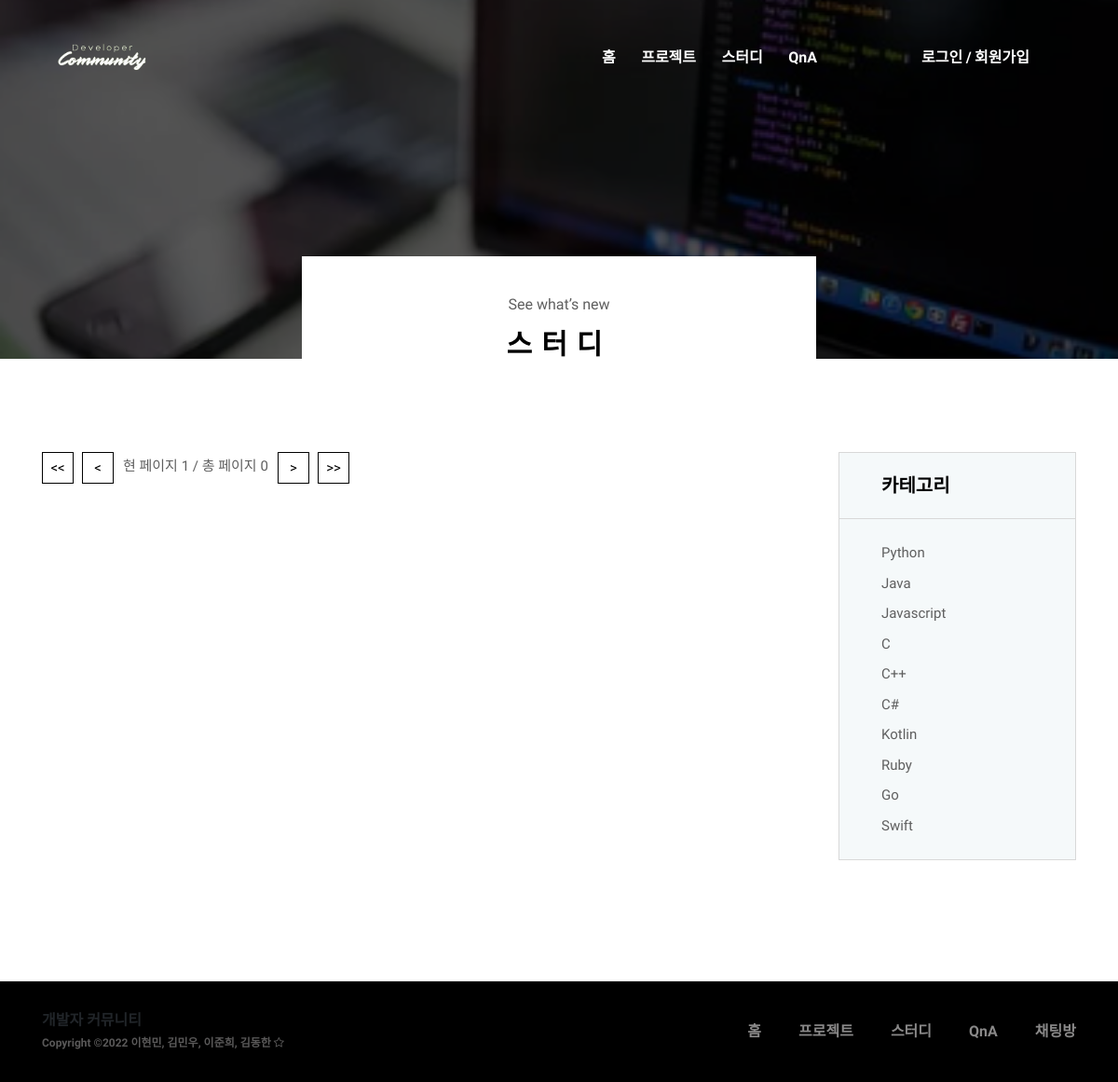
The page /study.php on the database as committed earlier.
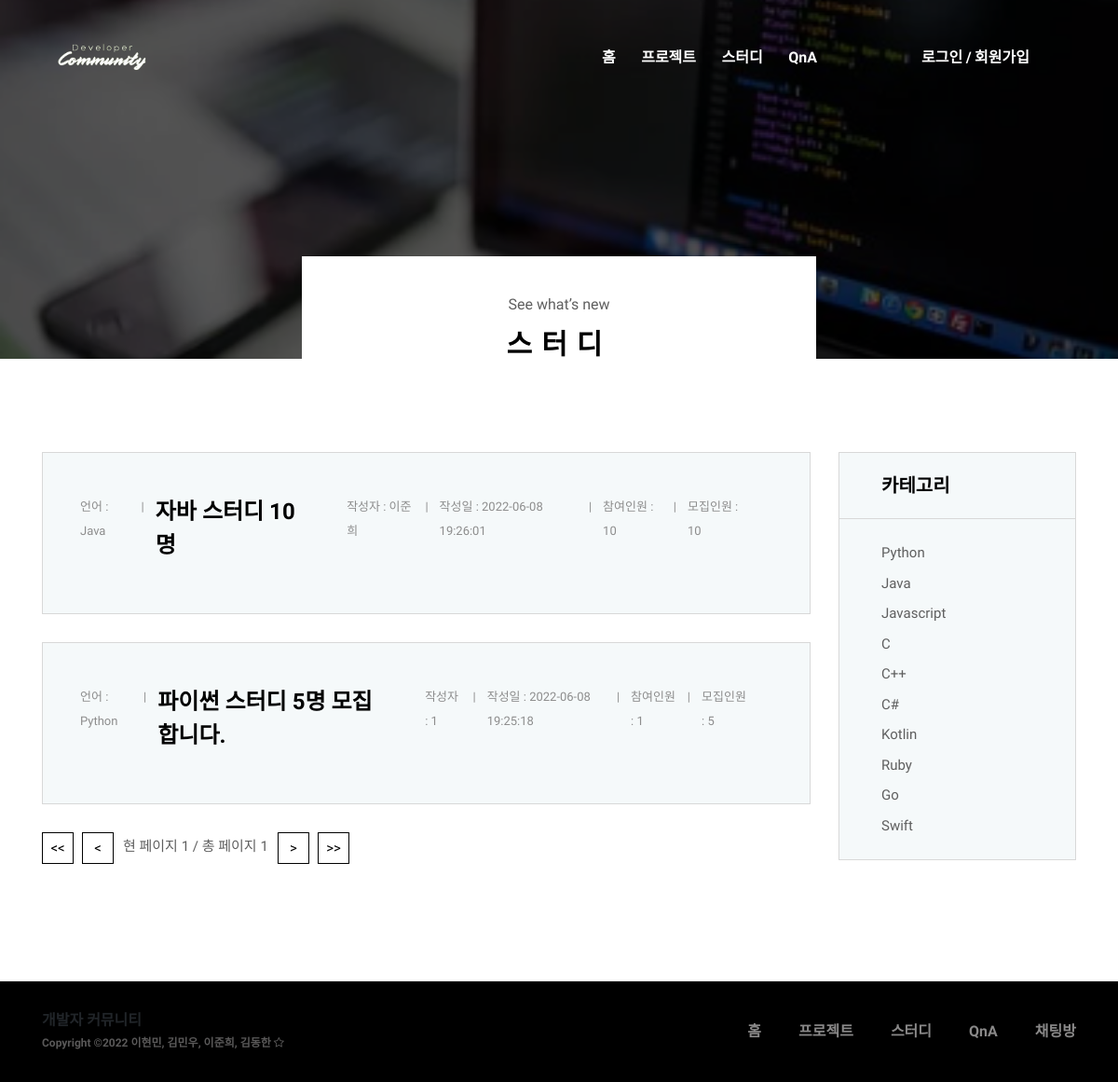
The same page on the database as committed later.
### tables this page shows
CREATE TABLE `study1` (
  `no` int(255) NOT NULL,
  `title` varchar(255) NOT NULL,
  `category` varchar(255) NOT NULL,
  `content` varchar(255) NOT NULL,
  `id` varchar(255) NOT NULL,
  `name` varchar(255) NOT NULL,
  `del_flg` tinyint(1) NOT NULL DEFAULT '0',
  `reg_date` datetime NOT NULL DEFAULT CURRENT_TIMESTAMP,
  `mod_date` datetime DEFAULT NULL,
  `apply` int(255) NOT NULL,
  `recruit` int(255) NOT NULL,
  `img_file` varchar(255) NOT NULL,
  `img_size` int(255) NOT NULL
);

### _study1page.php (called while the page is built, shortened)
<?php
    if(isset($_GET['current_page'])) {
        $current_page = $_GET['current_page'];
    } else {
        $current_page = 1;
    }
    $show_item = 3;
    $start_item = ($current_page - 1) * $show_item;
    require('_conn.php');
    $sql1 = "SELECT * FROM `study1` WHERE `del_flg`=0";
    $count = mysqli_query($conn, $sql1)->num_rows;
    $end_page = ceil($count/3);
    $sql = "SELECT * FROM `study1` WHERE `del_flg`=0 ORDER BY no DESC LIMIT $start_item, $show_item";
    $result = mysqli_query($conn, $sql);
?>

### study.php (the view, shortened to what this page needs)
<!DOCTYPE html>
<html lang="en">
<head>
    <link rel="stylesheet" href="style.css">
</head>
<body>
    <?php require('lib/top.php'); ?>
    <?php require('_study1page.php'); ?>
    <section class="breadcumb-area bg-img bg-overlay" style="background-image: url(img/bg-img/note.png);">
        <div class="bradcumbContent">
            <p>See what’s new</p>
            <h2>스터디</h2>
        </div>
    </section>
    <div class="blog-area section-padding-100">
        <div class="container">
            <div class="row">
                <div class="col-12 col-lg-9">
                    <?php
                        foreach($result as $study) {
                    ?>
                    <div class="single-blog-post mb-30 wow fadeInUp" data-wow-delay="100ms">
                        <div class="blog-content">
                            <div class="post-meta d-flex mb-10">
                                <p class="tags">언어 : <a href="#"> <?=$study['category'];?></a></p>
                                <a href="studyview.php?no=<?=$study['no'];?>&current_page=<?=$current_page;?>" class="pr-5 post-title"><?=$study['title'];?></a>
                                <p class="post-author">작성자 : <a href="#"> <?=$study['name'];?></a></p>
                                <p class="post-date">작성일 :  <a href="#"> <?=$study['reg_date'];?></a></p>
                                <p class="post-date">참여인원 : <a href="#"> <?=$study['apply'];?></a> </p>
                                <p class="post-date">모집인원 : <a href="#"> <?=$study['recruit'];?></a> </p>
                            </div>
                        </div>
                    </div>
                    <?php
                        }
                    ?>
                    <div class="oneMusic-pagination-area wow fadeInUp" data-wow-delay="300ms">
                        <nav>
                        <ul class="pagination">
                                <li class="page-item active"><a class="page-link" href="study.php?current_page=1"><<</a></li>
                                <?php if ($current_page > 1) { ?>
                                    <li class="page-item active"><a class="page-link" href="study.php?current_page=<?=$prev_page;?>"><</a></li>
                                <?php } else { ?>
                                    <li class="page-item active"><a class="page-link" href="#"><</a></li>
                                <?php } ?>
                                <p>현 페이지 <?=$current_page;?> / 총 페이지 <?=$end_page;?>&nbsp;&nbsp;&nbsp;</p>
                                <?php if ($current_page < $end_page) { ?>
                                    <li class="page-item active"><a class="page-link" href="study.php?current_page=<?=$next_page;?>">></a></li>
                                <?php } else { ?>
                                    <li class="page-item active"><a class="page-link" href="#">></a></li>
                                <?php } ?>
                                <li class="page-item active"><a class="page-link" href="study.php?current_page=<?=$end_page;?>">>></a></li>
                            </ul>
                        </nav>
                    </div>
                </div>
                <div class="col-12 col-lg-3">
                    <div class="blog-sidebar-area">
                        <div class="single-widget-area mb-30">
                            <div class="widget-title">
                                <h5>카테고리</h5>
                            </div>
                            <div class="widget-content">
                                <ul>
                                    <li><a href="#">Python</a></li>
                                    <li><a href="#">Java</a></li>
                                    <li><a href="#">Javascript</a></li>
                                    <li><a href="#">C</a></li>
                                    <li><a href="#">C++</a></li>
                                    <li><a href="#">C#</a></li>
                                    <li><a href="#">Kotlin</a></li>
                                    <li><a href="#">Ruby</a></li>
                                    <li><a href="#">Go</a></li>
                                    <li><a href="#">Swift</a></li>
                                </ul>
                            </div>
                        </div>
                    </div>
                </div>
            </div>
        </div>
    </div>
    <?php require('lib/bottom.php'); ?>
</body>
</html>

### lib/top.php (shortened to what this page needs)
<header class="header-area">
    <div class="oneMusic-main-menu">
        <div class="classy-nav-container breakpoint-off">
            <div class="container">
                <nav class="classy-navbar justify-content-between" id="oneMusicNav">
                    <a href="index.php" class="nav-brand"><img src="img/core-img/mainlogo2.png" alt=""></a>
                    <div class="classy-menu">
                        <div class="classynav">
                            <ul>
                                <li><a href="index.php">홈</a></li>
                                <li><a href="project.php">프로젝트</a></li>
                                <li><a href="study.php">스터디</a></li>
                                <li><a href="bbs.php">QnA</a></li>
                            </ul>
                            <div class="login-register-cart-button d-flex align-items-center">
                                <div class="login-register-btn mr-50">
                                    <?php if(isset($_SESSION['id'])) { ?>
                                        <a href="#"><?php if(isset($_SESSION['name'])) {echo $_SESSION['name'];} ?></a>
                                        <a> / </a>
                                        <a href="_logout.php" id="loginBtn">로그아웃</a>
                                    <?php } else { ?>
                                        <a href="login.php" id="loginBtn">로그인</a>
                                        <a> / </a>
                                        <a href="join.php" id="loginBtn">회원가입</a>
                                    <?php } ?>
                                </div>
                            </div>
                        </div>
                    </div>
                </nav>
            </div>
        </div>
    </div>
</header>

### lib/bottom.php (shortened to what this page needs)
    <footer class="footer-area">
        <div class="container">
            <div class="row d-flex flex-wrap align-items-center">
                <div class="col-12 col-md-6">
                    <a>개발자 커뮤니티</a>
                    <p class="copywrite-text"><a href="#">
Copyright &copy; 이현민, 김민우, 이준희, 김동한 <i class="fa fa-star-o" aria-hidden="true"></i></p>
                </div>
                <div class="col-12 col-md-6">
                    <div class="footer-nav">
                        <ul>
                            <li><a href="index.php">홈</a></li>
                            <li><a href="#">프로젝트</a></li>
                            <li><a href="#">스터디</a></li>
                            <li><a href="#">QnA</a></li>
                            <li><a href="#">채팅방</a></li>
                        </ul>
                    </div>
                </div>
            </div>
        </div>
    </footer>

### css/classy-nav.css (style rules this page uses)
* { margin: 0; padding: 0; }
body { font-family: "Roboto", sans-serif; }
ul, ol { margin: 0; }
ul li, ol li { list-style: none; }
img { height: auto; max-width: 100%; }
.bg-img { background-position: center center; background-size: cover; background-repeat: no-repeat; }
.classy-nav-container { position: relative; z-index: 100; background-color: #ffffff; }
.classy-nav-container * { box-sizing: border-box; }
.classy-nav-container a { -webkit-transition-duration: 500ms; transition-duration: 500ms; text-decoration: none; outline: none; font-size: 14px; font-weight: 400; color: #232323; display: inline-block; }
.justify-content-between { -webkit-box-pack: justify; -ms-flex-pack: justify; justify-content: space-between; }
.classy-navbar { width: 100%; height: 70px; padding: 0.5em 2em; display: -webkit-box; display: -ms-flexbox; display: flex; -webkit-box-align: center; -ms-flex-align: center; -ms-grid-row-align: center; align-items: center; }
.classy-navbar .nav-brand { font-size: 26px; font-weight: 500; color: #565656; display: inline-block; margin-right: 30px; }
.classynav ul li { display: inline-block; clear: both; position: inherit; z-index: 10; }
.classynav ul li a { padding: 0 12px; display: block; height: 35px; font-size: 14px; line-height: 34px; }
.breakpoint-off .classynav { display: -webkit-box; display: -ms-flexbox; display: flex; -webkit-box-align: center; -ms-flex-align: center; -ms-grid-row-align: center; align-items: center; }

Rows that differ between the two databases and show on the page:
added study1: category "Java", title "자바 스터디 10명", name "이준희", reg_date "2022-06-08 19:26:01", apply "10", recruit "10"
added study1: category "Python", title "파이썬 스터디 5명 모집합니다.", name "1", reg_date "2022-06-08 19:25:18", apply "1", recruit "5"
Other text that changed with them:
$end_page: "0" → "1"
